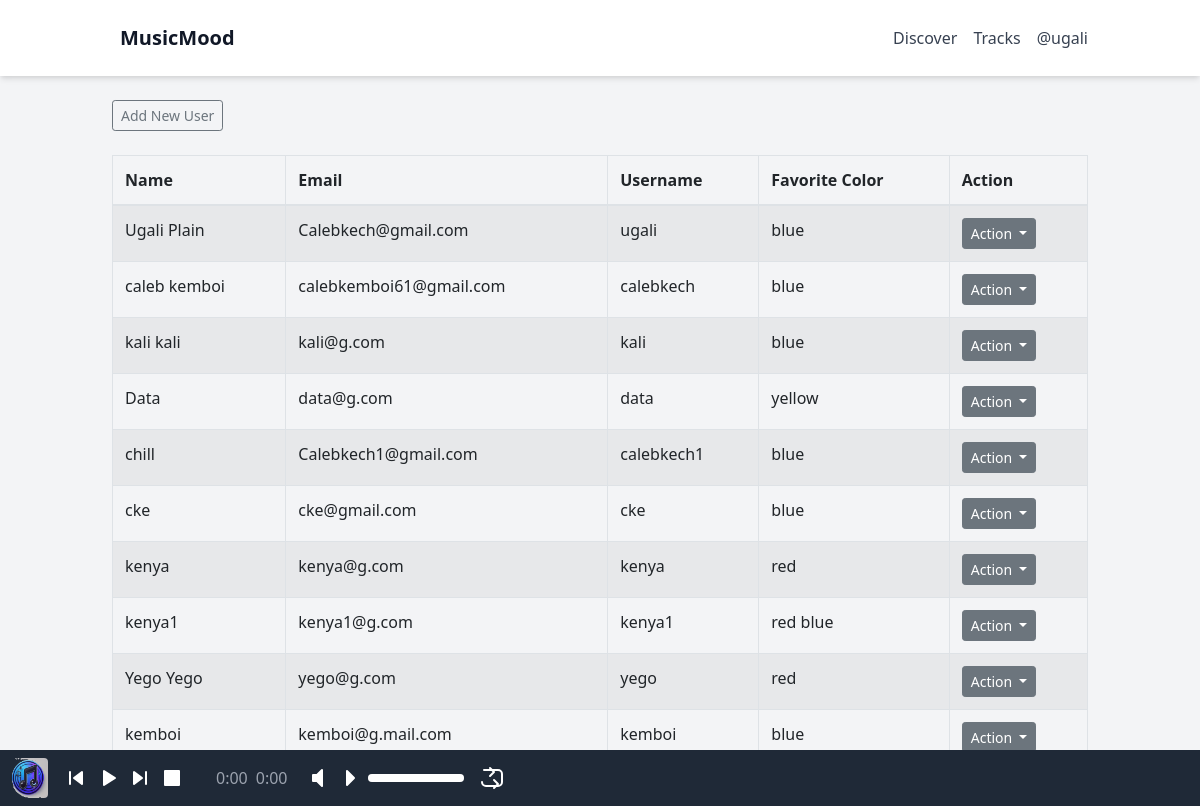
The app's page /user/user_list (signed in) with its own data.
### app/models.py (models this page shows, shortened)
class Users(db.Model, UserMixin):
    id = db.Column(db.String(36), primary_key=True, default=lambda: str(uuid.uuid4()))
    username = db.Column(db.String(20), nullable=False, unique=True)
    name = db.Column(db.String(200), nullable=False)
    email = db.Column(db.String(120), nullable=False, unique=True)
    favorite_color = db.Column(db.String(120))
    date_added = db.Column(db.DateTime, nullable=False, default=datetime.utcnow)
    profile_pic = db.Column(db.String(255), nullable=True)
    is_admin = db.Column(db.Boolean, default=False)
    is_creater = db.Column(db.Boolean, default=False)
    playlists = db.relationship('Playlist', back_populates='user', cascade='all, delete-orphan')
    password_hash = db.Column(db.String(256))

### app/routes.py (the view)
@main.route('/user/user_list')
@login_required
def users():
    users = Users.query.order_by(Users.date_added).all()
    return render_template("user_list.html", users=users)

### app/__init__.py (called while the page is built)
def create_app():
    app = Flask(__name__)
    app.config.from_object(Config)
    db.init_app(app)
    migrate = Migrate(app, db)
    from .routes import main
    from .auth import auth  # Import the auth Blueprint
    app.register_blueprint(main)
    app.register_blueprint(auth, url_prefix='/auth')  # Register the auth Blueprint with a URL prefix
    login_manager = LoginManager()
    login_manager.init_app(app)
    login_manager.login_view = 'auth.login'
    @login_manager.user_loader
    def load_user(user_id):
        return Users.query.get(str(user_id))
    @app.errorhandler(404)
    def page_not_found(e):
        return render_template('404.html'), 404
    return app

### app/templates/user_list.html (shortened to what this page needs)
{% extends "base.html" %}
{% block content %}
    <div>
        <a class="btn btn-outline-secondary btn-sm" href="/user/add" role="button">Add New User</a>
    </div>
    <br>
    <table class="table table-hover table-bordered table-striped">
        <thead class="table-group-divider">
            <tr>
                <th scope="col">Name</th>
                <th scope="col">Email</th>
                <th scope="col">Username</th>
                <th scope="col">Favorite Color</th>
                <th scope="col">Action</th>
            </tr>
        </thead>
        <tbody>
            {% for user in users %}
            <tr>
                <td>{{ user.name }}</td>
                <td>{{ user.email }}</td>
                <td>{{ user.username }}</td>
                <td>{{ user.favorite_color }}</td>
                <td>
                    <div class="dropdown">
                        <button class="btn btn-secondary dropdown-toggle btn-sm" type="button" id="dropdownMenuButton{{ user.id }}" data-bs-toggle="dropdown" aria-expanded="false">
                            Action
                        </button>
                    </div>
                </td>
            </tr>
            {% endfor %}
        </tbody>
    </table>
{% endblock %}

### app/templates/base.html (shortened to what this page needs)
<!DOCTYPE html>
<html lang="en">
<head>
    <link href="https://stackpath.bootstrapcdn.com/bootstrap/4.5.2/css/bootstrap.min.css" rel="stylesheet">
    <link href="https://cdn.jsdelivr.net/npm/tailwindcss@2.2.19/dist/tailwind.min.css" rel="stylesheet">
</head>
<body class="bg-gray-100 text-gray-900 flex flex-col min-h-screen">
    <header class="bg-white shadow-md w-full">
        <div class="container mx-auto flex justify-between items-center p-4">
            <div class="logo flex items-center">
                <a href="{{ url_for('main.songs') }}" class="text-xl font-semibold ml-2">MusicMood</a>
            </div>
            <nav class="flex items-center space-x-4">
                <a href="{{ url_for('main.songs')}}" class="text-gray-700 hover:text-gray-900">Discover</a>
                <a href="{{ url_for('main.songs')}}" class="text-gray-700 hover:text-gray-900">Tracks</a>
                {% if current_user.is_authenticated %}
                    <a href="{{ url_for('auth.profile')}}" class="text-gray-700 hover:text-gray-900">@{{ current_user.username }}</a>
                {% endif %}
            </nav>
        </div>
    </header>
    <div id="content" class="flex-grow container mx-auto p-4">
        {% block content %}
        {% endblock %}
    </div>
    <footer class="fixed bottom-0 left-0 w-full bg-gray-800 p-2 flex items-center justify-between z-50">
        <div id="jp_container" class="jp-audio flex items-center w-full" role="application" aria-label="media player">
            <div class="flex items-center space-x-4">
                <div class="flex items-center space-x-4">
                    <img id="jp_cover" src="{{ url_for('static', filename='img/default.png') }}" alt="Cover Image" class="h-10 w-10 rounded">
                </div>
                <div class="jp-controls flex items-center space-x-2 mx-auto">
                    <button class="jp-previous text-white focus:outline-none" role="button" tabindex="0" aria-label="Previous">
                        <svg width="24" height="24" fill="none">
                            <path d="M10 12l8-6v12l-8-6Z" fill="currentColor" stroke="currentColor" stroke-width="2" stroke-linecap="round" stroke-linejoin="round" />
                            <path d="M6 6v12" stroke="currentColor" stroke-width="2" stroke-linecap="round" stroke-linejoin="round" />
                        </svg>
                    </button>
                    <button class="jp-play text-white focus:outline-none" role="button" tabindex="0" aria-label="Play">
                        <svg width="24" height="24" fill="none">
                            <path d="M8 5v14l11-7L8 5z" fill="currentColor" stroke="currentColor" stroke-width="2" stroke-linecap="round" stroke-linejoin="round" />
                        </svg>
                    </button>
                    <button class="jp-next text-white focus:outline-none" role="button" tabindex="0" aria-label="Next">
                        <svg width="24" height="24" fill="none">
                            <path d="M14 12L6 6v12l8-6Z" fill="currentColor" stroke="currentColor" stroke-width="2" stroke-linecap="round" stroke-linejoin="round" />
                            <path d="M18 6v12" stroke="currentColor" stroke-width="2" stroke-linecap="round" stroke-linejoin="round" />
                        </svg>
                    </button>
                    <button class="jp-stop text-white focus:outline-none" role="button" tabindex="0" aria-label="Stop">
                        <svg width="24" height="24" fill="none">
                            <rect x="5" y="5" width="14" height="14" fill="currentColor" stroke="currentColor" stroke-width="2" stroke-linecap="round" stroke-linejoin="round" />
                        </svg>
                    </button>
                </div>
                <div class="jp-time-holder flex items-center space-x-2 text-gray-400">
                    <div class="jp-current-time" role="timer" aria-label="time">0:00</div>
                    <div class="jp-duration" role="timer" aria-label="duration">0:00</div>
                </div>
                <div class="jp-volume-controls flex items-center space-x-2">
                    <button class="jp-mute text-white focus:outline-none" role="button" tabindex="0" aria-label="Mute">
                        <svg width="24" height="24" fill="none">
                            <path d="M9 9v6h4l5 5V4l-5 5H9z" fill="currentColor" stroke="currentColor" stroke-width="2" stroke-linecap="round" stroke-linejoin="round" />
                        </svg>
                    </button>
                    <button class="jp-volume-max text-white focus:outline-none" role="button" tabindex="0" aria-label="Max Volume">
                        <svg width="24" height="24" fill="none">
                            <path d="M11 5v14l7-7-7-7z" fill="currentColor" stroke="currentColor" stroke-width="2" stroke-linecap="round" stroke-linejoin="round" />
                        </svg>
                    </button>
                    <div class="jp-volume-bar bg-gray-600 rounded h-2 cursor-pointer w-24">
                        <div class="jp-volume-bar-value bg-white h-2 rounded"></div>
                    </div>
                </div>
                <div class="jp-toggles flex items-center space-x-2">
                    <button class="jp-repeat text-white focus:outline-none" role="button" tabindex="0" aria-label="Repeat">
                    </button>
                </div>
            </div>
        </div>
    </footer>
</body>
</html>

### records on screen
Users: username "ugali", name "Ugali Plain", email "Calebkech@gmail.com", favorite_color "blue"
Users: name "caleb kemboi", email "calebkemboi61@gmail.com", username "calebkech", favorite_color "blue"
Users: name "kali kali", email "kali@g.com", username "kali", favorite_color "blue"
Users: name "Data", email "data@g.com", username "data", favorite_color "yellow"
Users: name "chill", email "Calebkech1@gmail.com", username "calebkech1", favorite_color "blue"
Users: name "cke", email "cke@gmail.com", username "cke", favorite_color "blue"
Users: name "kenya", email "kenya@g.com", username "kenya", favorite_color "red"
Users: name "kenya1", email "kenya1@g.com", username "kenya1", favorite_color "red blue"
Users: name "Yego Yego", email "yego@g.com", username "yego", favorite_color "red"
Users: name "kemboi", email "kemboi@g.mail.com", username "kemboi", favorite_color "blue"
